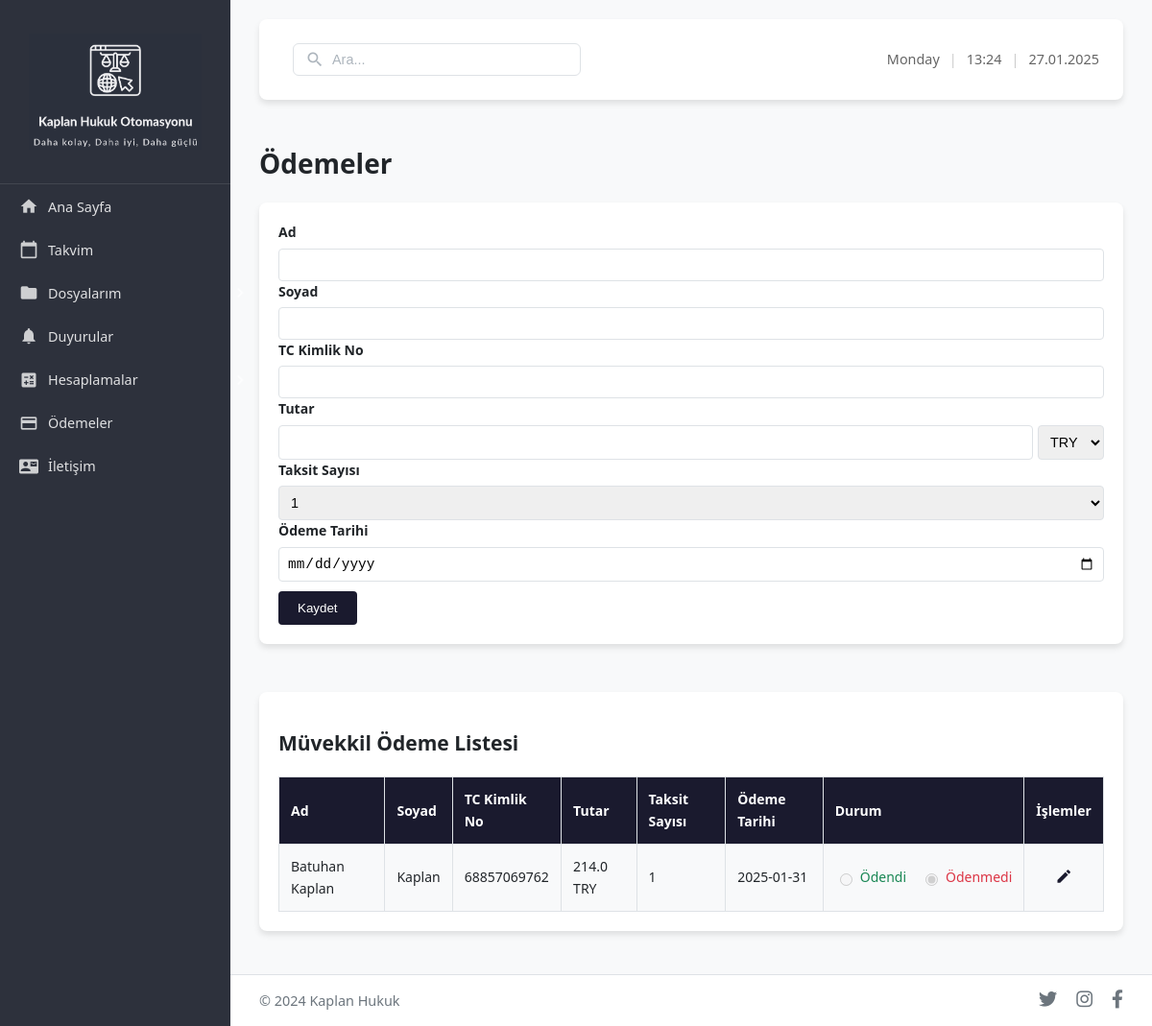
Page /odemeler on the earlier database version.
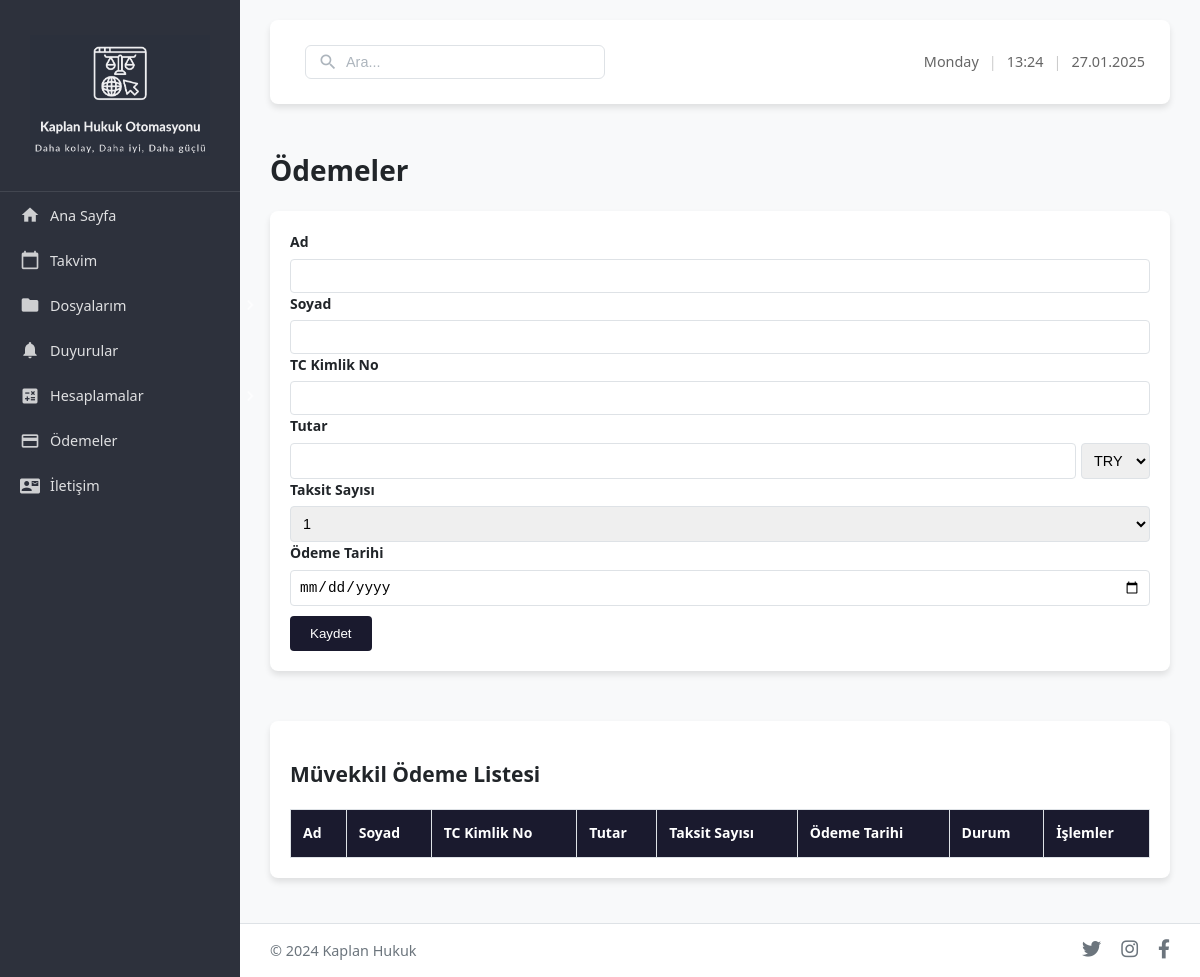
Same page on the later database version.
### app.py (models this page shows)
class Client(db.Model):
    id = db.Column(db.Integer, primary_key=True)
    name = db.Column(db.String(100), nullable=False)
    surname = db.Column(db.String(100), nullable=False)
    tc = db.Column(db.String(11), nullable=False)
    amount = db.Column(db.Float, nullable=False)
    currency = db.Column(db.String(3), nullable=False)
    installments = db.Column(db.Integer, nullable=False)
    date = db.Column(db.String(10), nullable=False)
    payments = db.relationship('Payment', backref='client', lazy=True)
    status = db.Column(db.String(10), nullable=False, default='Ödenmedi')

### app.py (the view, shortened to what this page needs)
@app.route('/odemeler', methods=['GET', 'POST'])
def odemeler():
    clients = Client.query.all()
    return render_template('odemeler.html', clients=clients)

### app.py (called while the page is built)
@app.context_processor
def inject_datetime():
    try:
        now = datetime.now()
        current_time = {
            'weekday': now.strftime('%A'),  # Gün adı
            'time': now.strftime('%H:%M'),  # Saat
            'date': now.strftime('%d.%m.%Y')  # Tarih
        }
    except Exception:
        current_time = {
            'weekday': '',
            'time': '',
            'date': ''
        }
    return dict(current_time=current_time)

### templates/odemeler.html (shortened to what this page needs)
{% extends "layout.html" %}
{% block content %}
    <div class="header-left">
        <h1>Ödemeler</h1>
    </div>
    <div class="form-container">
        <form method="POST">
            <div class="input-group">
                <label for="name">Ad</label>
                <input type="text" id="name" name="name" required>
            </div>
            <div class="input-group">
                <label for="surname">Soyad</label>
                <input type="text" id="surname" name="surname" required>
            </div>
            <div class="input-group">
                <label for="tc">TC Kimlik No</label>
                <input type="text" id="tc" name="tc" required>
            </div>
            <div class="input-group">
                <label for="amount">Tutar</label>
                <div style="display: flex; gap: 5px;">
                    <input type="number" id="amount" name="amount" required style="flex: 1;">
                    <select id="currency" name="currency" required>
                        <option value="TRY">TRY</option>
                    </select>
                </div>
            </div>
            <div class="input-group">
                <label for="installments">Taksit Sayısı</label>
                <select id="installments" name="installments" required>
                    {% for i in range(1, 13) %}
                        <option value="{{ i }}">{{ i }}</option>
                    {% endfor %}
                </select>
            </div>
            <div class="input-group">
                <label for="date">Ödeme Tarihi</label>
                <input type="date" id="date" name="date" required>
            </div>
            <button type="submit">Kaydet</button>
        </form>
    </div>
    <div class="table-container">
        <h2>Müvekkil Ödeme Listesi</h2>
        <table class="data-table">
            <thead>
                <tr>
                    <th>Ad</th>
                    <th>Soyad</th>
                    <th>TC Kimlik No</th>
                    <th>Tutar</th>
                    <th>Taksit Sayısı</th>
                    <th>Ödeme Tarihi</th>
                    <th>Durum</th>
                    <th>İşlemler</th>
                </tr>
            </thead>
            <tbody>
                {% for client in clients %}
                <tr>
                    <td contenteditable="false">{{ client.name }}</td>
                    <td contenteditable="false">{{ client.surname }}</td>
                    <td contenteditable="false">{{ client.tc }}</td>
                    <td contenteditable="false">{{ client.amount }} {{ client.currency }}</td>
                    <td contenteditable="false">{{ client.installments }}</td>
                    <td contenteditable="false">{{ client.date }}</td>
                    <td>
                        <div class="status-container">
                            <label class="status-paid">
                                <input type="radio" name="status-{{ client.id }}" value="Ödendi" {% if client.status == 'Ödendi' %}checked{% endif %} disabled>
                                Ödendi
                            </label>
                            <label class="status-unpaid">
                                <input type="radio" name="status-{{ client.id }}" value="Ödenmedi" {% if client.status == 'Ödenmedi' %}checked{% endif %} disabled>
                                Ödenmedi
                            </label>
                        </div>
                    </td>
                    <td>
                        <div class="action-buttons">
                            <button class="edit-btn" onclick="editRow(this)">
                                <i class="material-icons">edit</i>
                            </button>
                        </div>
                    </td>
                </tr>
                {% endfor %}
            </tbody>
        </table>
    </div>
{% endblock %}

### templates/layout.html (shortened to what this page needs)
<!DOCTYPE html>
<html lang="tr">
<head>
    <link rel="stylesheet" href="{{ url_for('static', filename='style.css') }}">
    <link href="https://cdnjs.cloudflare.com/ajax/libs/font-awesome/6.0.0/css/all.min.css" rel="stylesheet">
    <link rel="stylesheet" href="https://cdn.jsdelivr.net/npm/universalviewer@4.0.0/dist/uv.css">
</head>
<body>
    <div class="container">
        <nav class="sidebar">
            <div class="logo">
                <img src="{{ url_for('static', filename='images/logo.png') }}" alt="Kaplan Hukuk">
            </div>
            <ul class="nav-links">
                <li><a href="{{ url_for('anasayfa') }}"><i class="material-icons">home</i>Ana Sayfa</a></li>
                <li><a href="{{ url_for('takvim') }}"><i class="material-icons">calendar_today</i>Takvim</a></li>
                <li class="has-submenu">
                    <a href="#" class="menu-trigger">
                        <div class="menu-left">
                            <i class="material-icons">folder</i>
                            <span>Dosyalarım</span>
                        </div>
                        <i class="material-icons menu-arrow">chevron_right</i>
                    </a>
                </li>
                <li><a href="{{ url_for('duyurular') }}"><i class="material-icons">notifications</i>Duyurular</a></li>
                <li class="has-submenu">
                    <a href="#" class="menu-trigger">
                        <div class="menu-left">
                            <i class="material-icons">calculate</i>
                            <span>Hesaplamalar</span>
                        </div>
                        <i class="material-icons menu-arrow">chevron_right</i>
                    </a>
                </li>
                <li><a href="{{ url_for('odemeler') }}"><i class="material-icons">payment</i>Ödemeler</a></li>
                <li><a href="{{ url_for('iletisim') }}"><i class="material-icons">contact_mail</i>İletişim</a></li>
            </ul>
        </nav>
        <div class="main-wrapper">
            <main class="content">
                <header>
                    <div class="search-container">
                        <div class="search-wrapper">
                            <div class="search-box">
                                <i class="material-icons">search</i>
                                <input type="text" placeholder="Ara...">
                            </div>
                        </div>
                    </div>
                    <div class="header-right">
                        <div class="datetime-container">
                            <span class="datetime-text">{{ current_time.weekday }}</span>
                            <span class="separator">|</span>
                            <span class="datetime-text">{{ current_time.time }}</span>
                            <span class="separator">|</span>
                            <span class="datetime-text">{{ current_time.date }}</span>
                        </div>
                    </div>
                </header>
                {% block content %}{% endblock %}
            </main>
            <footer class="site-footer">
                <div class="footer-content">
                    <span>© 2024 Kaplan Hukuk</span>
                    <div class="social-links">
                        <a href="#"><i class="fab fa-twitter"></i></a>
                        <a href="#"><i class="fab fa-instagram"></i></a>
                        <a href="#"><i class="fab fa-facebook-f"></i></a>
                    </div>
                </div>
            </footer>
        </div>
    </div>
</body>
</html>

### static/style.css (style rules this page uses)
:root { --primary-color: #1a1a2e; --secondary-color: #6c757d; --accent-color: #6610f2; --background-color: #f8f9fa; --text-color: #212529; --text-light: #ffffff; --border-color: #dee2e6; --hover-color: #0b5ed7; --success-color: #198754; --warning-color: #ffc107; --danger-color: #dc3545; --shadow: 0 4px 6px rgba(0, 0, 0, 0.1); }
body { margin: 0; padding: 0; box-sizing: border-box; font-family: 'Segoe UI', sans-serif; background-color: var(--background-color); color: var(--text-color); font-size: 14px; line-height: 1.6; }
.container { display: flex; min-height: 100vh; }
.main-wrapper { flex: 1; display: flex; flex-direction: column; min-height: 100vh; }
.sidebar { width: 250px; background: var(--primary-color); color: var(--text-light); box-shadow: var(--shadow); display: flex; flex-direction: column; background-color: rgba(45,49,60,255); }
.logo { padding: 20px; border-bottom: 1px solid rgba(255, 255, 255, 0.1); display: flex; justify-content: center; align-items: center; background: none; }
.logo img { width: 180px; height: auto; opacity: 0.95; transition: opacity 0.3s ease; }
.nav-links { list-style: none; padding: 0; margin: 10px 0; }
.nav-links li a { display: flex; align-items: center; padding: 10px 20px; color: rgba(255, 255, 255, 0.85); text-decoration: none; transition: all 0.2s ease; font-size: 0.9rem; }
.nav-links li a i { font-size: 20px; margin-right: 10px; opacity: 0.9; }
.content { flex: 1; padding: 20px 30px; background: var(--background-color); display: flex; flex-direction: column; }
header { background: var(--text-light); padding: 15px 25px; border-radius: 8px; box-shadow: var(--shadow); margin-bottom: 25px; display: flex; justify-content: space-between; align-items: center; }
.header-right { display: flex; align-items: center; }
.datetime-container { display: flex; align-items: center; gap: 8px; color: var(--text-color); font-size: 0.9rem; }
.datetime-text { color: #666; }
.separator { color: #ccc; font-weight: 300; }
.form-container, .table-container { background: var(--text-light); border-radius: 8px; padding: 25px; box-shadow: var(--shadow); margin-bottom: 25px; }
.table-container { background: var(--text-light); border-radius: 8px; padding: 20px; box-shadow: var(--shadow); margin-top: 25px; }
.data-table { width: 100%; border-collapse: collapse; }
.data-table th, .data-table td { padding: 12px; border: 1px solid var(--border-color); text-align: left; }
.data-table th { background: var(--primary-color); color: var(--text-light); }
.datetime-container { display: flex; gap: 10px; margin-left: 20px; }
.form-container { background: var(--text-light); border-radius: 8px; padding: 20px; box-shadow: var(--shadow); margin-bottom: 25px; display: flex; flex-direction: column; gap: 15px; }
.input-group { display: flex; flex-direction: column; gap: 5px; }
.input-group label { font-weight: bold; }
.input-group input, .input-group select { padding: 8px; border: 1px solid var(--border-color); border-radius: 4px; font-size: 0.9rem; }
.form-container button { align-self: flex-end; padding: 10px 20px; margin-top: 10px; background: var(--primary-color); color: var(--text-light); border: none; border-radius: 4px; cursor: pointer; transition: background 0.2s ease; }
.site-footer { background-color: #fff; padding: 15px 30px; border-top: 1px solid var(--border-color); margin-top: auto; }
.footer-content { display: flex; justify-content: space-between; align-items: center; }
.footer-content span { color: var(--secondary-color); font-size: 0.9rem; }
.social-links { display: flex; gap: 20px; }
.social-links a { color: var(--secondary-color); text-decoration: none; transition: color 0.2s ease; }
.social-links i { font-size: 1.2rem; }
.search-container { position: relative; margin: 10px; }

Differences in the rows shown:
removed Client: name "Batuhan Kaplan", surname "Kaplan", tc "68857069762", amount "214.0", currency "TRY", installments "1", date "2025-01-31", status "☐ Ödendi", status "☑ Ödenmedi"
